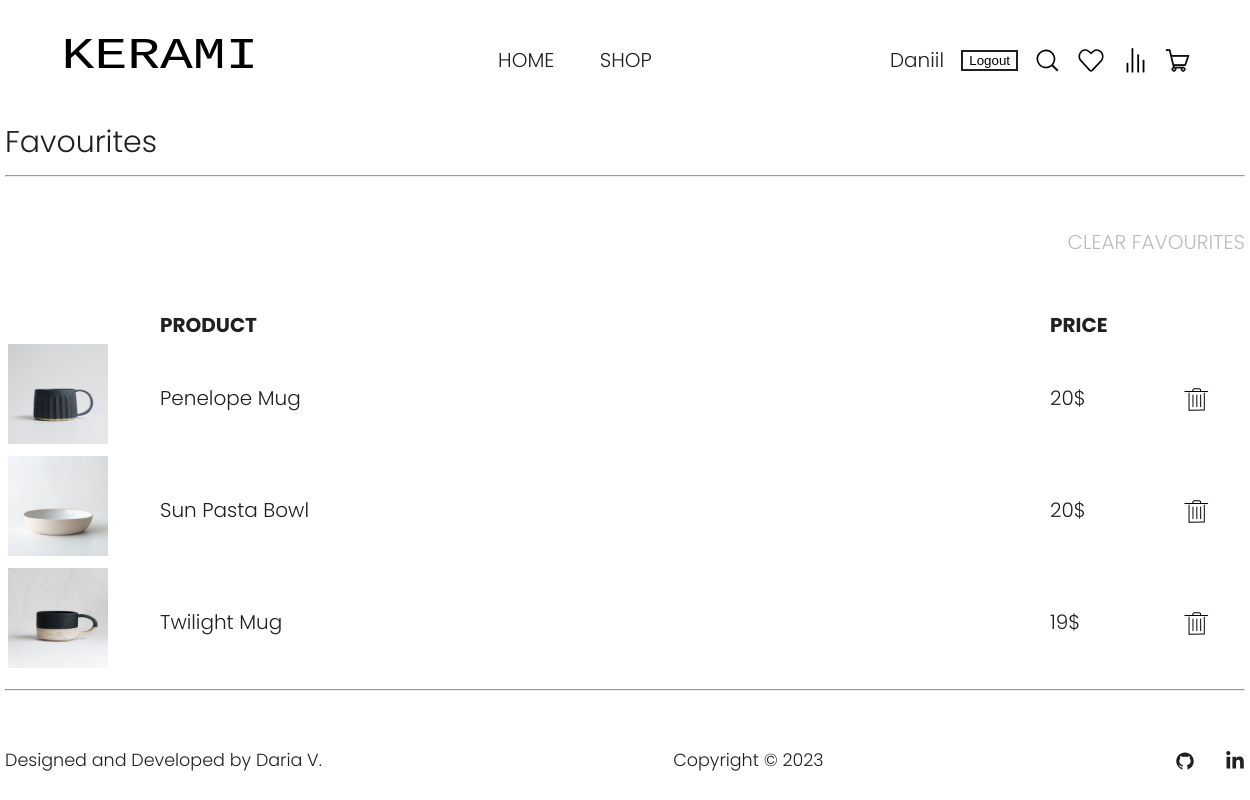
The page /favourites/ (signed in) on the database as committed earlier.
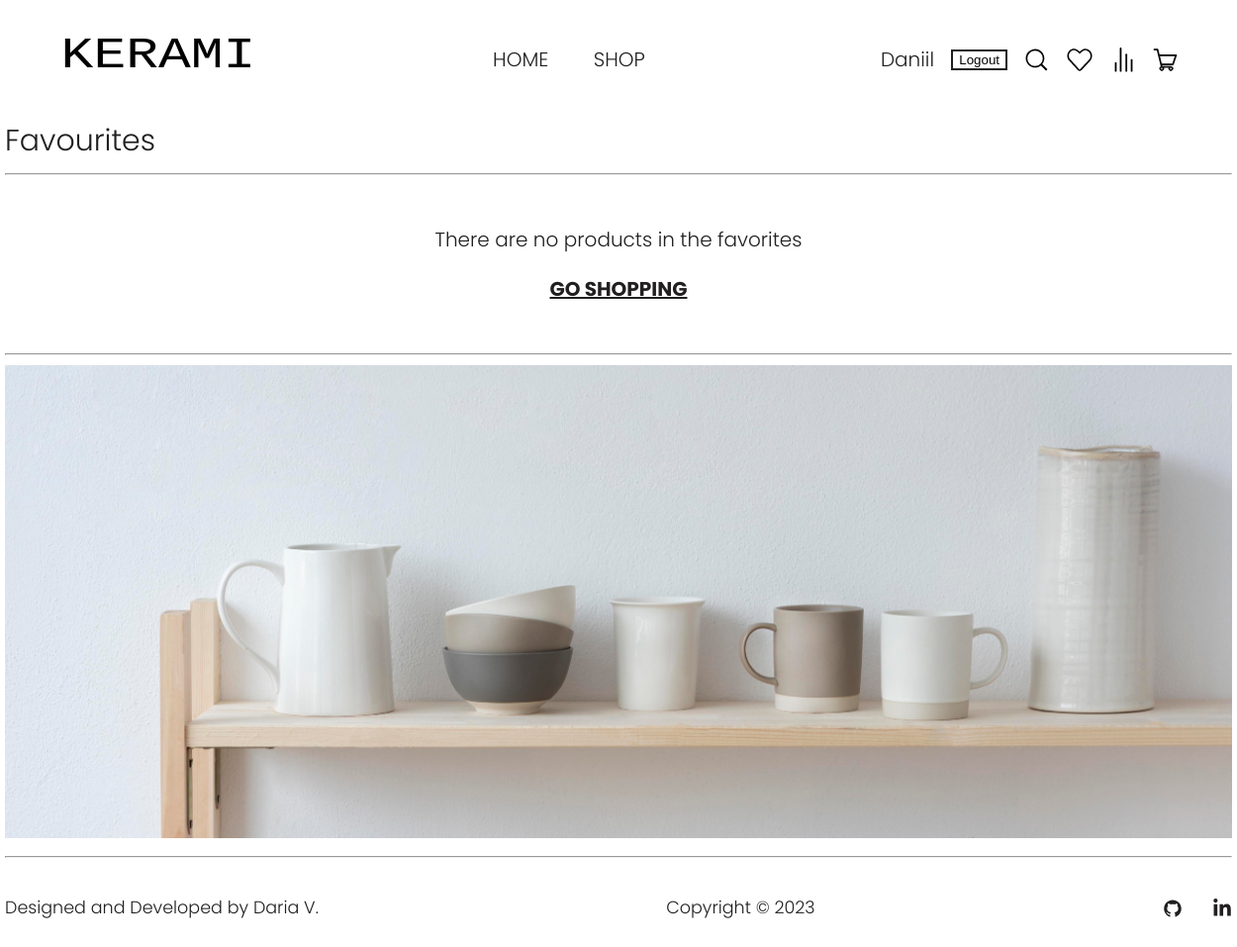
The same page on the database as committed later.
### home/models.py (models this page shows, shortened)
class Menu(models.Model):
    title = models.CharField(max_length=100)
    url = models.CharField(max_length=100)
    class Meta:
        verbose_name = 'Menu'
        verbose_name_plural = 'Menu'

### favourites/models.py (models this page shows, shortened)
class Favourite(models.Model):
    title = models.CharField(max_length=50)
    price = models.CharField(max_length=5)
    image = models.ImageField(upload_to='favourites/images')
    user = models.ForeignKey(User, on_delete=models.CASCADE)
    main_item = models.ForeignKey(Item, on_delete=models.CASCADE)

### favourites/views.py (the view)
# urls.py: path('', include('favourites.urls')),
def favourites(request):
    menu = Menu.objects.all()
    all_favourites = Favourite.objects.filter(user=request.user)
    return render(request, 'favourites/favourites.html', {'menu': menu, 'all_favourites': all_favourites})

### templates/favourites/favourites.html (shortened to what this page needs)
{% extends 'home/base.html' %}
{% load static %}
{% block css %}
<link rel="stylesheet" href="{% static 'css/cart.css' %}">
{% endblock %}
{% block content %}
<main>
    <section class="favourites-page">
        <div class="favourites container">
            <h1 class="favourites-title">Favourites</h1>
            <hr>
            <div class="items-table">
                {% if all_favourites %}
                <div class="clear-favourites">
                    <a href="{% url 'clear-favourites' %}">Clear favourites</a>
                </div>
                <table class="shop-table">
                    <thead class="titles-row">
                    <tr class="table-row-titles">
                        <th class="product-thumbnail">&nbsp;</th>
                        <th class="product-name">PRODUCT</th>
                        <th class="product-price">PRICE</th>
                        <th class="product-remove">&nbsp;</th>
                    </tr>
                    </thead>
                    <tbody>
                    {% for favourite in all_favourites %}
                    <tr class="table-row-titles">
                        <td class="product-thumbnail"><a href="{% url 'view-item' favourite.main_item.id %}"><img
                                src="{{ favourite.image.url }}"
                                alt="{{ favourite.title }}"
                                class="item-image"></a></td>
                        <td class="product-name"><a href="#">{{ favourite.title }}</a></td>
                        <td class="product-price"><a href="#">{{ favourite.price }}</a></td>
                        <td class="product-remove">
                            <a href="{% url 'delete-favourite' favourite.id %}">
                            </a>
                        </td>
                    </tr>
                    {% endfor %}
                    </tbody>
                </table>
            </div>
            {% else %}
            <div class="no-items-found">
                <p>There are no products in the favorites</p>
                <a href="{% url 'shop' %}">GO SHOPPING</a>
            </div>
            <hr>
            <div class="ceramics-image">
                <img src="{% static 'cart/pottery_objects.jpg' %}" alt="Pottery Objects">
            </div>
            {% endif %}
            <hr>
        </div>
    </section>
</main>
{% endblock %}

### templates/home/base.html (shortened to what this page needs)
<!DOCTYPE html>
{% load static %}
<html lang="en">
<head>
    <link rel="stylesheet" href="{% static 'css/base.css' %}">
    {% block css %}{% endblock %}
</head>
<body>
{% block header %}
<header class="header-menu">
    <div class="header container">
        <div class="logo">
            <a href="{% url 'home' %}"><img src="{% static 'home/logo_ceramics.svg' %}" alt="KERAMI"></a>
        </div>
        <nav class="menu-nav">
            {% for m in menu %}
            <a class="menu-nav-item" href="{{ m.url }}">{{ m.title }}</a>
            {% endfor %}
        </nav>
        <div class="right-items">
            {% if user.is_authenticated %}
            <a href="#">{{ user.username }}</a>
            <form action="{% url 'logout' %}" method="post">
                <button class="logout-btn">Logout</button>
            </form>
            {% else %}
            <a href="{% url 'login' %}">LOGIN</a>
            {% endif %}
            <a class="link-svg" href="#">
            </a>
            {% if user.is_authenticated %}
            <a class="link-svg" href="{% url 'favourites' %}">
                {% else %}
                <a class="link-svg" href="{% url 'login' %}">
                    {% endif %}
                </a>
            {% if user.is_authenticated %}
            <a class="link-svg" href="{% url 'comparison' %}">
                {% else %}
                <a class="link-svg" href="{% url 'login' %}">
                    {% endif %}
                </a>
            {% if user.is_authenticated %}
            <a class="link-svg" href="{% url 'cart' %}">
                {% else %}
                <a class="link-svg" href="{% url 'login' %}">
                    {% endif %}
                </a>
        </div>
    </div>
</header>
{% endblock header %}
{% block content %}
{% endblock content%}
<footer class="footer-nav">
    <div class="page-footer_wrapper container">
        <div class="footer-designer-name">
            <h3>Designed and Developed by Daria V.</h3>
        </div>
        <div class="footer-copyright">
            <h3>Copyright © 2023</h3>
        </div>
        <div class="footer-body">
            <ul class="footer-icons">
                <li class="social-icon">
                    <a href="https://github.com/dariavarlamovaa" target="_blank"
                       rel="noopener noreferrer">
                    </a>
                </li>
                <li class="social-icon">
                    <a href="https://www.linkedin.com/in/daria-varlamova-091537270/"
                       target="_blank" rel="noopener noreferrer">
                    </a>
                </li>
            </ul>
        </div>
    </div>
</footer>
</body>
</html>

Rows that differ between the two databases and show on the page:
removed Favourite: image (picture), title "Penelope Mug", price "20$"
removed Favourite: image (picture), title "Sun Pasta Bowl", price "20$"
removed Favourite: image (picture), title "Twilight Mug", price "19$"
Other text that changed with them:
text no longer shown: "CLEAR FAVOURITES PRODUCT PRICE"
text now shown: "There are no products in the favorites GO SHOPPING"
